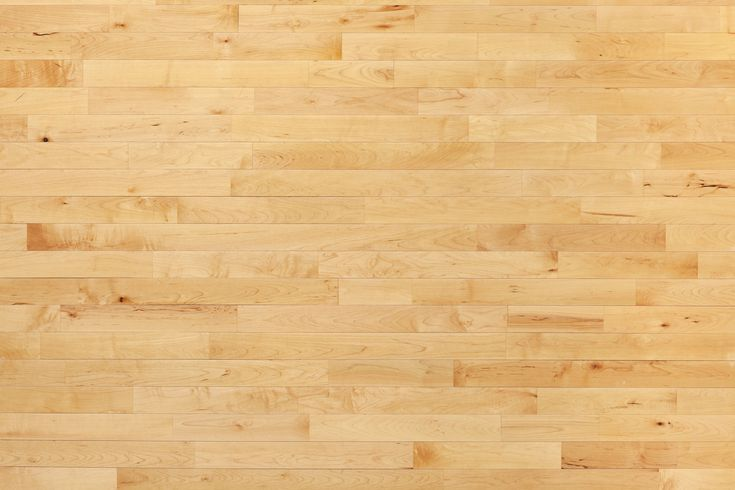
#> input picture reports/pictures/Hardwood basketball court floor viewed from above _ My Affordable Flooring.jpg, 735 x 490 px, found by its file name
$ python visualize.py
#> lines starting #> are read from the running program, lines starting #| are printed output that depends on the picture
import matplotlib.pyplot as plt
import matplotlib.patches as patches
import matplotlib.image as mpimg


def draw_basketball_court(joueur, annee):
    fig, ax = plt.subplots(figsize=(8, 8))
    # Changer la couleur de fond de la figure
    background_img = mpimg.imread(
        'reports/pictures/Hardwood basketball court floor viewed from above _ My Affordable Flooring.jpg')
#> background_img is the input picture: shape (490, 735, 3); mean R, G, B 227.1, 185.5, 127.6

    # background_img = mpimg.imread('reports/figures/saved_court.png')

    # Afficher l'image de fond
    ax.imshow(background_img, extent=[0, 50, 0, 50], aspect='auto')

    # Dimensions du terrain de basket-ball en pieds
    court_length_ft = 47
    court_width_ft = 50

    # Ligne de fond
    ax.plot([0, court_width_ft], [0, 0], linewidth=2, color='black')
    ax.plot([0, court_width_ft], [court_length_ft, court_length_ft], linewidth=2, color='black')

    # Lignes de côté
    ax.plot([0, 0], [0, court_length_ft], linewidth=2, color='black')
    ax.plot([court_width_ft, court_width_ft], [0, court_length_ft], linewidth=2, color='black')

    # arceau
    basket_circle_radius_ft = 1  # Rayon du cercle central
    ax.add_patch(
        patches.Circle((court_width_ft / 2, 5.5), basket_circle_radius_ft, color='black', fill=False, linewidth=1))


    # cercle central
    center_circle_radius_ft = 6  # Rayon du cercle central
    ax.add_patch(patches.Circle((court_width_ft / 2, court_length_ft), center_circle_radius_ft, color='black',
                                fill=False, linewidth=2))

    # cercle ligne des lancers francs
    center_circle_radius_ft = 6  # Rayon du cercle central
    ax.add_patch(
        patches.Circle((court_width_ft / 2, 19), center_circle_radius_ft, color='black', fill=False, linewidth=2))

    # Ligne des 3 points
    three_point_dist_ft = 23.9  # Distance du panier

    # [4 lines of commented-out code are left out]
    ax.add_patch(
        patches.Arc((court_width_ft / 2, three_point_dist_ft / (3.14 * 2)), width=48.3, height=50, theta1=25,
                    theta2=155, linewidth=2, color='black'))
    #ax.add_patch(
        #   patches.Arc((court_width_ft / 2, court_length_ft - three_point_dist_ft / (3.14 * 2)), width=48.3, height=50,
        #              theta1=205, theta2=335, linewidth=2, color='black'))

    # Raquettes
    paint_width_ft = 16  # Largeur de la raquette
    paint_length_ft = 19  # Longueur de la raquette
    ax.plot([17, 17 + paint_width_ft], [0, 0], linewidth=2, color='black')
    ax.plot([17, 17 + paint_width_ft], [paint_length_ft, paint_length_ft], linewidth=2, color='black')
    ax.plot([17, 17], [0, paint_length_ft], linewidth=2, color='black')
    ax.plot([17 + paint_width_ft, 17 + paint_width_ft], [0, paint_length_ft], linewidth=2, color='black')


    # ligne planche
    ax.plot([22, 28], [4, 4], linewidth=2, color='black')
    #ax.plot([22, 28], [90, 90], linewidth=2, color='black')

    # ligne 3pts side line bas
    ax.plot([3, 3], [0, 14], linewidth=2, color='black')
    ax.plot([47, 47], [0, 14], linewidth=2, color='black')

    ax.set_xlim(-0.1,50.2)
    ax.set_ylim(-0.1,50)

    ax.set_axis_off()
    # plt.show()

    extent = ax.get_window_extent().transformed(fig.dpi_scale_trans.inverted())
    fig.savefig('reports/figures/saved_court.png', bbox_inches=extent)
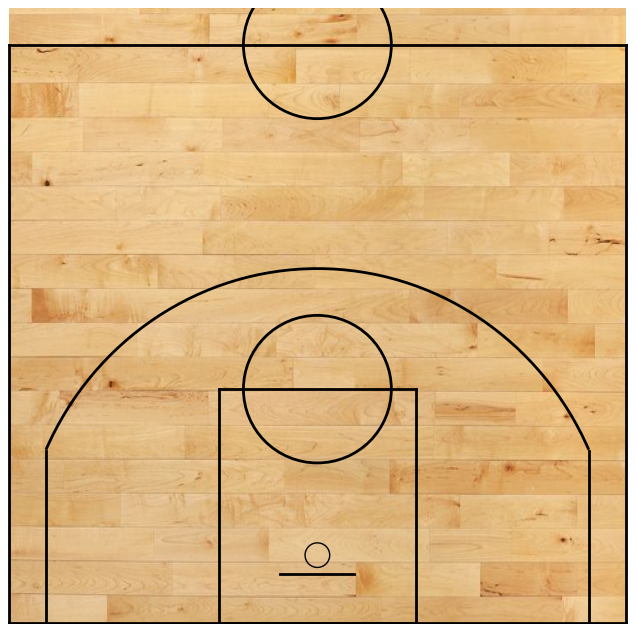
#> figure drawn by matplotlib, 1 panel

draw_basketball_court(None, None)
